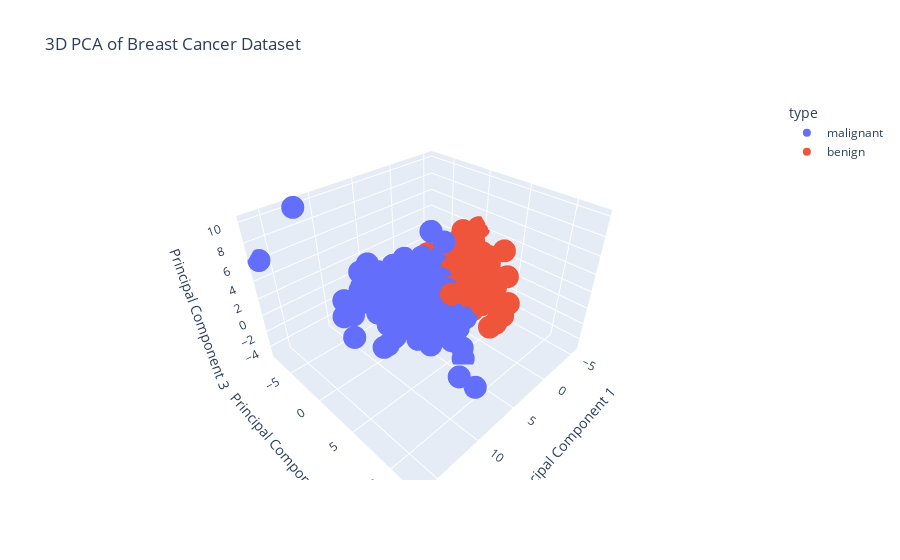

Write notebook code for a chart like this one.
### Code cell
pca = PCA(n_components=3)
pca_breast_cancer_3d = pca.fit_transform(scaled_data)
df_pca_3d = pd.DataFrame(
    pca_breast_cancer_3d, 
    columns=["Principal Component 1", "Principal Component 2", "Principal Component 3"]
)
df_pca_3d["type"] = data.target
df_pca_3d["type"] = df_pca_3d["type"].map(
    {0: data.target_names[0], 1: data.target_names[1]}
)
fig_3d = px.scatter_3d(
    df_pca_3d,
    x="Principal Component 1",
    y="Principal Component 2",
    z="Principal Component 3",
    color="type",
    title='3D PCA of Breast Cancer Dataset'
)
fig_3d.show()

### Figure 1 — Plotly figure (JSON) as saved in the notebook; plotly's stock layout.template omitted (floating-point values rounded to 4 significant figures; data arrays with more than 128 entries replaced by an {"elided": "..."} marker saying what was removed)
{"data": [{"hovertemplate": "type=malignant<br>Principal Component 1=%{x}<br>Principal Component 2=%{y}<br>Principal Component 3=%{z}<extra></extra>", "legendgroup": "malignant", "marker": {"color": "#636efa", "symbol": "circle"}, "mode": "markers", "name": "malignant", "scene": "scene", "showlegend": true, "type": "scatter3d", "x": {"elided": "212 float values"}, "y": {"elided": "212 float values"}, "z": {"elided": "212 float values"}}, {"hovertemplate": "type=benign<br>Principal Component 1=%{x}<br>Principal Component 2=%{y}<br>Principal Component 3=%{z}<extra></extra>", "legendgroup": "benign", "marker": {"color": "#EF553B", "symbol": "circle"}, "mode": "markers", "name": "benign", "scene": "scene", "showlegend": true, "type": "scatter3d", "x": {"elided": "357 float values"}, "y": {"elided": "357 float values"}, "z": {"elided": "357 float values"}}], "layout": {"legend": {"title": {"text": "type"}, "tracegroupgap": 0}, "scene": {"domain": {"x": [0, 1], "y": [0, 1]}, "xaxis": {"title": {"text": "Principal Component 1"}}, "yaxis": {"title": {"text": "Principal Component 2"}}, "zaxis": {"title": {"text": "Principal Component 3"}}}, "title": {"text": "3D PCA of Breast Cancer Dataset"}}}
